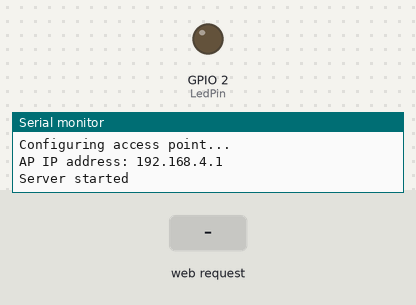
Bench run of a sketch on a simulated ESP32. On the bench: output pins drawn as LEDs (lit = HIGH), the last lines printed to the serial monitor. Inputs (shaded band) come from the test bench.

Above: at 1.2 s.
1.3 s: HTTP request GET /L received
At 2.5 s:
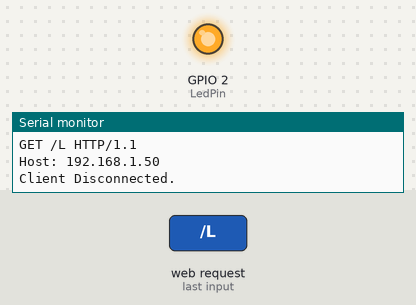
2.8 s: HTTP request GET /H received
At 3.7 s:
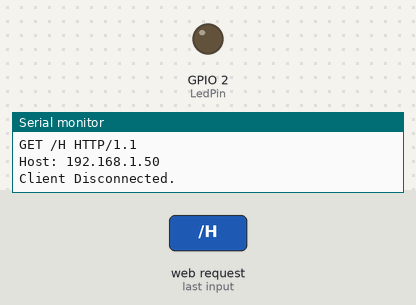
Timing chart, 0 to 5.8 s (numbered marks = the images above; inputs shaded):
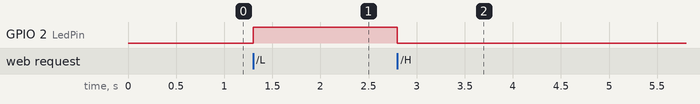

Measured:
- after the input at 1.3 s, GPIO 2 (LedPin): LOW → HIGH at once
- after the input at 2.8 s, GPIO 2 (LedPin): HIGH → LOW at once

The sketch:

ESP32-WiFiAP_TestData2.ino
```cpp
#include <WiFi.h>

#define LedPin 2  // Set the GPIO pin where you connected your test LED or comment this line out if your dev board has a built-in LED

// Set these to your desired credentials.
const char *ssid = "ESP_32";
const char *password = "pass1234";

WiFiServer server(80);

void setup() {
  pinMode(LedPin, OUTPUT);
  Serial.begin(115200);
  Serial.println();
  Serial.println("Configuring access point...");
  if (!WiFi.softAP(ssid, password)) {
    log_e("Soft AP creation failed.");
    while (1);
  }
  IPAddress myIP = WiFi.softAPIP();
  Serial.print("AP IP address: ");
  Serial.println(myIP);
  server.begin();
  Serial.println("Server started");
}

void loop() {
  WiFiClient client = server.accept();  // listen for incoming clients

  if (client) {                     // if you get a client,
    Serial.println("New Client.");  // print a message out the serial port
    String currentLine = "";        // make a String to hold incoming data from the client
    while (client.connected()) {    // loop while the client's connected
      if (client.available()) {     // if there's bytes to read from the client,
        char c = client.read();     // read a byte, then
        Serial.write(c);            // print it out the serial monitor
        if (c == '\n') {            // if the byte is a newline character
          if (currentLine.length() == 0) {
            client.println("HTTP/1.1 200 OK");
            client.println("Content-type:text/html");
            client.println();
            // the content of the HTTP response follows the header:
            client.print("Click <a href=\"/H\">here</a> to turn ON the LED.<br>");
            client.print("Click <a href=\"/L\">here</a> to turn OFF the LED.<br>");
            // The HTTP response ends with another blank line:
            client.println();
            break;  // break out of the while loop:
          } else {  // if you got a newline, then clear currentLine:
            currentLine = "";
          }
        } else if (c != '\r') {  // if you got anything else but a carriage return character,
          currentLine += c;      // add it to the end of the currentLine
        }

        // Check to see if the client request was "GET /H" or "GET /L":
        if (currentLine.endsWith("GET /H")) {
          digitalWrite(LedPin, LOW);  // GET /H turns the LED on
        }
        if (currentLine.endsWith("GET /L")) {
          digitalWrite(LedPin, HIGH);  // GET /L turns the LED off
        }
      }
    }
    // close the connection:
    client.stop();
    Serial.println("Client Disconnected.");
  }
}
```
